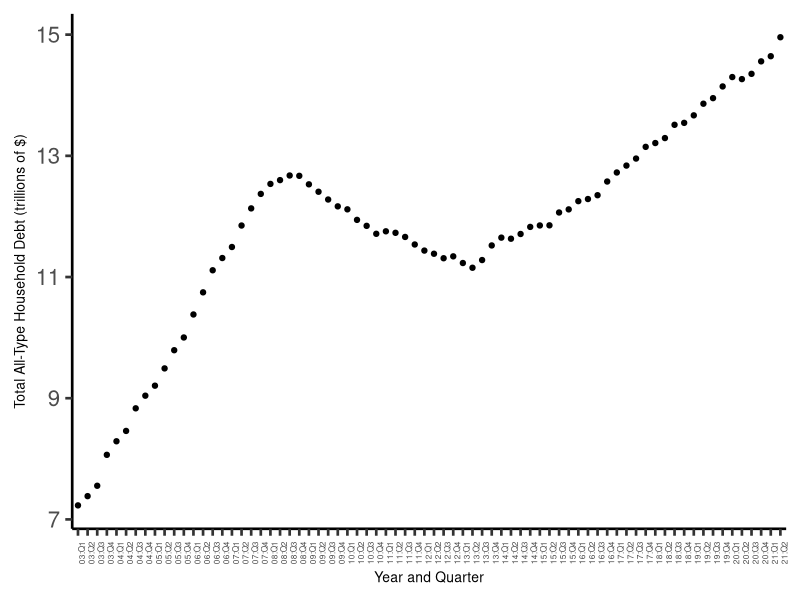
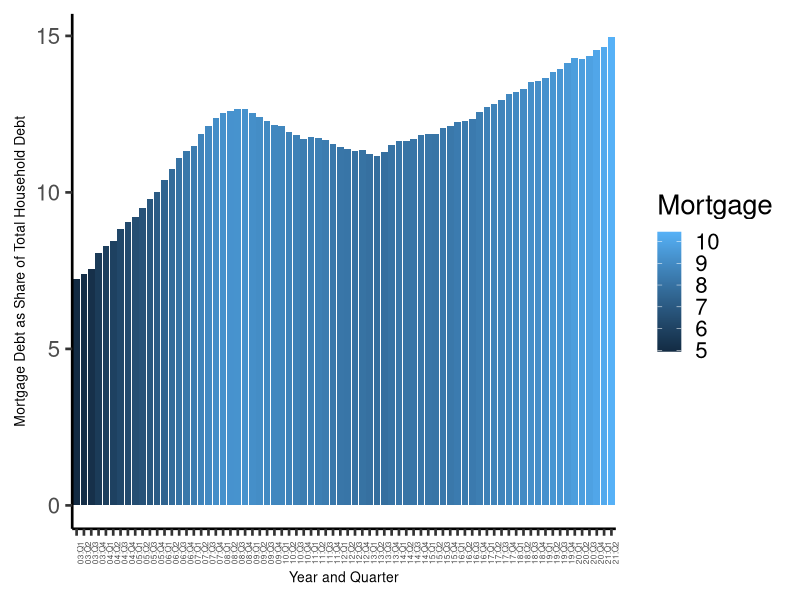

Write R code to recreate these figures, in order.
## ---- chunk 1
#| label: setup
#| warning: false
#| message: false

library(tidyverse)
library(ggplot2)

knitr::opts_chunk$set(echo = TRUE, warning=FALSE, message=FALSE)
## ---- chunk 2

library(readxl)
debt <- read_xlsx("_data/debt_in_trillions.xlsx")

## ---- chunk 3

#Nothing needed here
## ---- chunk 4

#I check the structure of the dataset; everything is numeric except for `Year and Quarter`.
str(debt)

#Though I preserve the original dataset as well, since keeping the year and quarter variable together in the original form is useful in some circumstances for readability, here, I separate them into two variables to make calculations easier.

debt2 <- debt %>% 
  separate(`Year and Quarter`, into = c("Year", "Quarter"),sep = ":")

#Then, I drop the Q from the quarter variables by separating out the Q.

debt2 <- debt2 %>% 
  separate(Quarter, into = c("delete", "Quarter"),sep = "Q")

#Finally, I get rid of the blank variable created by this process, reunite the year and quarter, and change the variable type - it's now numeric! This 

debt2 <- debt2 %>%
  unite(`yearquarter`, Year:Quarter, sep = "", remove=TRUE)

debt2 <- debt2 %>%
  mutate(yearquarter=as.numeric(yearquarter))

str(debt)

## ---- chunk 5

ggplot(debt, aes(x=`Year and Quarter`, y=Total)) + 
  theme_classic(base_size = 20) + 
  geom_point(position=position_dodge(), stat="identity") + 
  xlab("Year and Quarter") +
  ylab("Total All-Type Household Debt (trillions of $)") + 
  theme(axis.text.x = element_text(angle=90)) +
  theme(axis.text.x = element_text(size = 6)) +
  theme(axis.title = element_text(size = 10)) 

## ---- chunk 6

ggplot(debt, aes(x=`Year and Quarter`, y=Total, fill=Mortgage)) + 
  theme_classic(base_size = 20) + 
  geom_bar(position=position_dodge(), stat="identity") + 
  xlab("Year and Quarter") +
  ylab("Mortgage Debt as Share of Total Household Debt") +
  theme(axis.text.x = element_text(angle=90)) +
  theme(axis.text.x = element_text(size = 6)) +
  theme(axis.title = element_text(size = 10)) 
